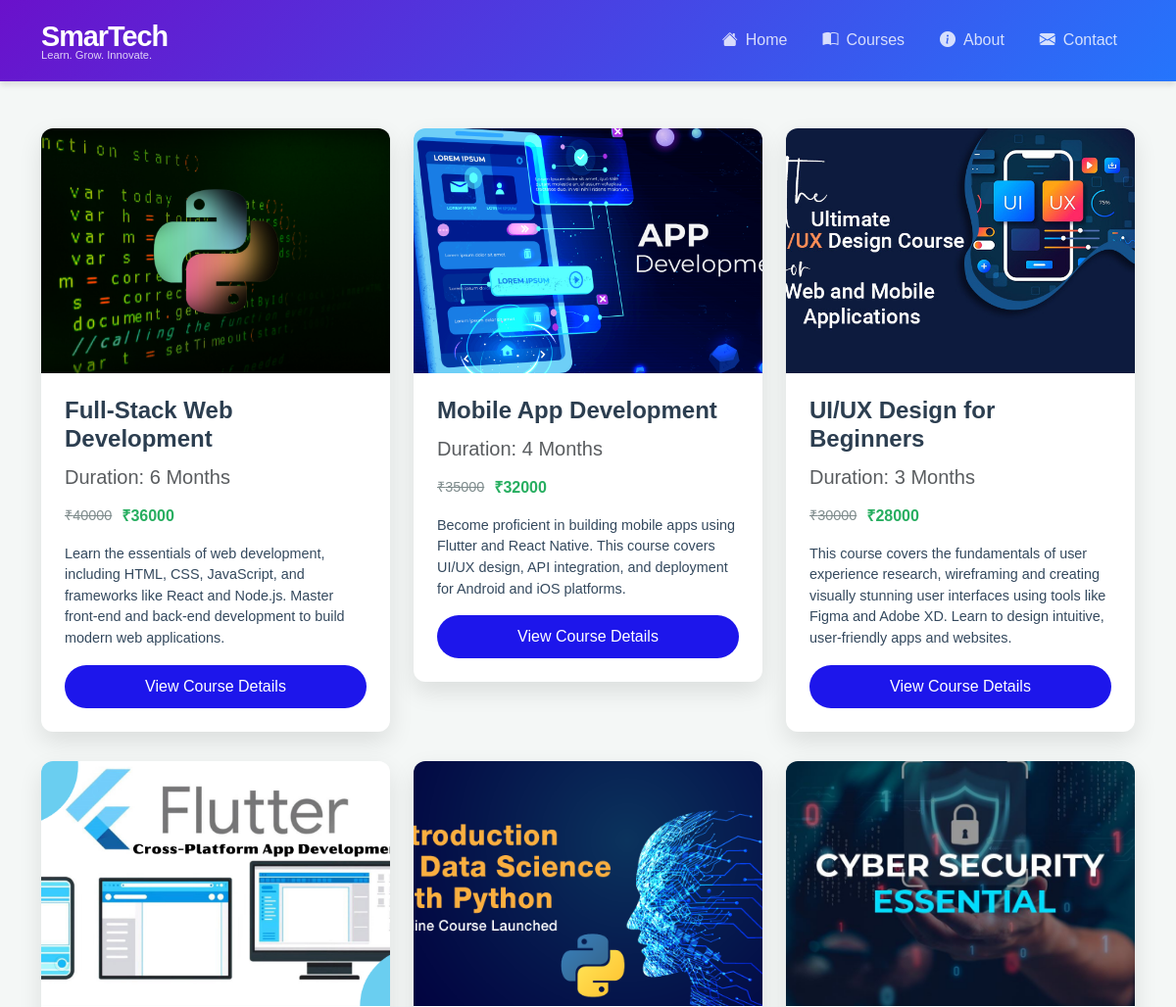
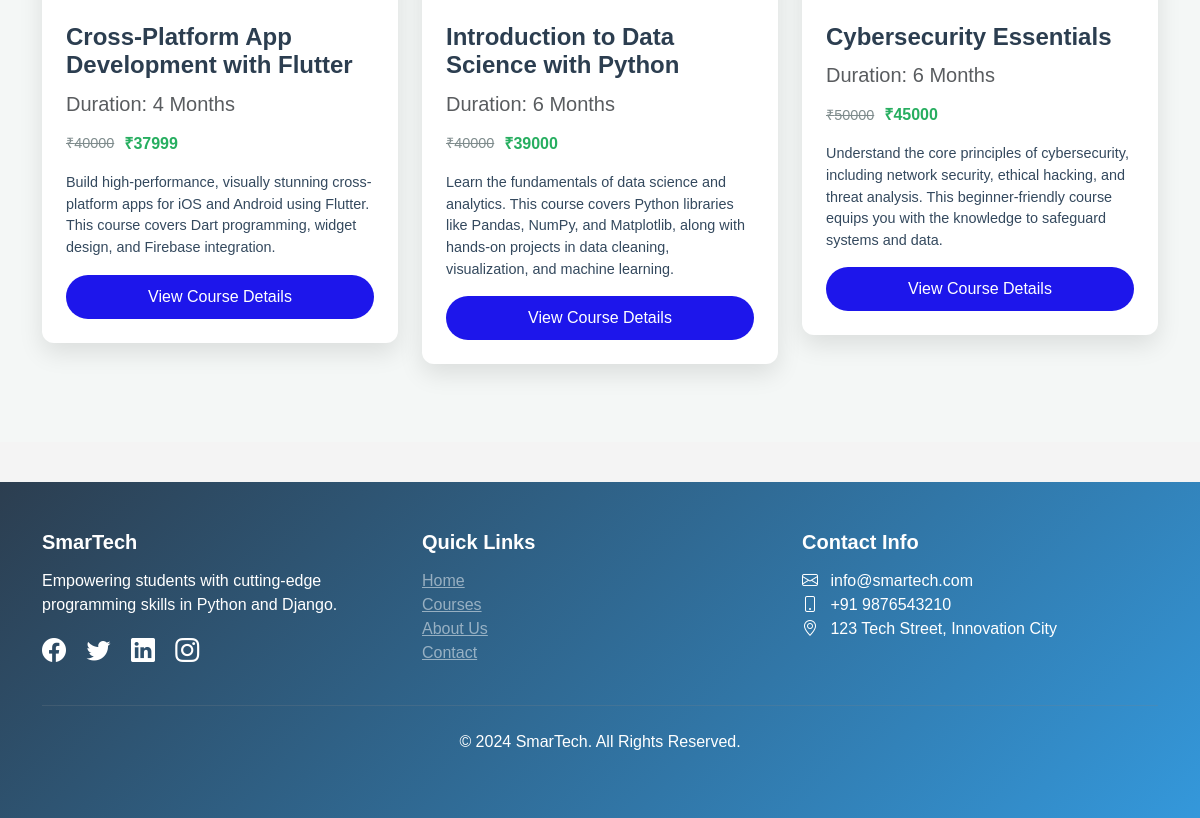
Screenshot of /courses with the database file from the repository (2 pictures, top to bottom).
### app/models.py (models this page shows)
class course(models.Model):
    c_id=models.CharField(max_length=20)
    C_name=models.CharField(max_length=100)
    dis=models.TextField()
    duration=models.IntegerField()
    course_fee=models.IntegerField()
    offer_price=models.IntegerField()
    img=models.FileField()

### app/views.py (the view)
# urls.py: path('courses',views.courses),
def courses(req):
    data=course.objects.all()
    return render (req,'course.html',{'courses':data})

### templates/course.html (shortened to what this page needs)
<!DOCTYPE html>
<html lang="en">
<head>
    <link href="https://cdn.jsdelivr.net/npm/bootstrap@5.3.3/dist/css/bootstrap.min.css" rel="stylesheet">
    <link href="https://cdnjs.cloudflare.com/ajax/libs/bootstrap/5.3.0/css/bootstrap.min.css" rel="stylesheet">
    <link href="https://cdn.jsdelivr.net/npm/bootstrap-icons@1.10.0/font/bootstrap-icons.css" rel="stylesheet">
    {% load static %}
    <link rel="stylesheet" href="{% static 'css/home.css' %}">
    <link rel="stylesheet" href="{% static 'css/courses.css' %}">
</head>
<body>
   <nav class="navbar navbar-expand-lg navbar-dark custom-navbar">
    <div class="container">
        <a class="navbar-brand logo" href="">
            <span class="logo-text">SmarTech</span>
            <span class="logo-subtext">Learn. Grow. Innovate.</span>
        </a>
        <div class="collapse navbar-collapse" id="navbarNav">
            <ul class="navbar-nav ms-auto nav-pills">
                <li class="nav-item">
                    <a class="nav-link nav-link-fancy" href="../">
                        <i class="bi bi-house-fill me-2"></i>Home
                    </a>
                </li>
                <li class="nav-item">
                    <a class="nav-link nav-link-fancy" href="courses">
                        <i class="bi bi-book-half me-2"></i>Courses
                    </a>
                </li>
                <li class="nav-item">
                    <a class="nav-link nav-link-fancy" href="../about">
                        <i class="bi bi-info-circle-fill me-2"></i>About
                    </a>
                </li>
                <li class="nav-item">
                    <a class="nav-link nav-link-fancy" href="../contact">
                        <i class="bi bi-envelope-fill me-2"></i>Contact
                    </a>
                </li>
            </ul>
        </div>
    </div>
</nav>
  <div class="section course-section" id="products">
    <div class="container">
        <div class="row">
            {% for crs in courses %}
            <div class="col-md-4">
                <div class="card course-card">
                    <img class="card-img-top" src="{{crs.img.url}}" alt="{{crs.C_name}} Course">
                    <div class="card-body">
                        <h4 class="card-title">{{crs.C_name}}</h4>
                        <h5 class="text-muted mb-3">Duration: {{crs.duration}} Months</h5>
                        <div class="pricing">
                            <span class="original-price">₹{{crs.course_fee}}</span>
                            <span class="offer-price">₹{{crs.offer_price}}</span>
                        </div>
                        <p class="card-text">{{crs.dis}}</p>
                        <a href="view_courses/{{crs.pk}}" class="btn view-course-btn">
                            View Course Details
                        </a>
                    </div>
                </div>
            </div>
            {% endfor %}
        </div>
    </div>
  </div>
    <footer class="footer-modern bg-dark text-white py-5">
        <div class="container">
            <div class="row">
                <div class="col-md-4">
                    <h5>SmarTech</h5>
                    <p>Empowering students with cutting-edge programming skills in Python and Django.</p>
                    <div class="social-icons">
                        <a href="#" class="text-white me-3"><i class="bi bi-facebook"></i></a>
                        <a href="#" class="text-white me-3"><i class="bi bi-twitter"></i></a>
                        <a href="#" class="text-white me-3"><i class="bi bi-linkedin"></i></a>
                        <a href="#" class="text-white"><i class="bi bi-instagram"></i></a>
                    </div>
                </div>
                <div class="col-md-4">
                    <h5>Quick Links</h5>
                    <ul class="list-unstyled">
                        <li><a href="#" class="text-white-50">Home</a></li>
                        <li><a href="#" class="text-white-50">Courses</a></li>
                        <li><a href="#" class="text-white-50">About Us</a></li>
                        <li><a href="#" class="text-white-50">Contact</a></li>
                    </ul>
                </div>
                <div class="col-md-4">
                    <h5>Contact Info</h5>
                    <p>
                        <i class="bi bi-envelope me-2"></i> info@smartech.com<br>
                        <i class="bi bi-phone me-2"></i> +91 9876543210<br>
                        <i class="bi bi-geo-alt me-2"></i> 123 Tech Street, Innovation City
                    </p>
                </div>
            </div>
            <hr class="my-4 bg-secondary">
            <div class="text-center">
                <p>&copy; 2024 SmarTech. All Rights Reserved.</p>
            </div>
        </div>
    </footer>
</body>
</html>

### static/css/home.css (style rules this page uses)
body { font-family: 'Arial', sans-serif; background-color: #f4f4f4; }
.custom-navbar { background: linear-gradient(135deg, #6a11cb 0%, #2575fc 100%); box-shadow: 0 4px 6px rgba(0,0,0,0.1); padding: 15px 0; }
.logo { display: flex; flex-direction: column; line-height: 1.2; }
.logo-text { font-size: 1.8rem; font-weight: 700; letter-spacing: -1px; }
.logo-subtext { font-size: 0.7rem; opacity: 0.8; margin-top: -5px; }
.nav-link-fancy { position: relative; transition: all 0.3s ease; color: rgba(255,255,255,0.8); margin: 0 10px; padding: 10px 15px; border-radius: 25px; }
.nav-link-fancy i { margin-right: 8px; }
.course-card { border: none; border-radius: 15px; overflow: hidden; box-shadow: 0 10px 25px rgba(0,0,0,0.1); transition: all 0.3s ease; }
.card-body { padding: 20px; }
.footer-modern { background: linear-gradient(135deg, #2c3e50 0%, #3498db 100%); margin-top: 40px; }
.footer-modern h5 { font-weight: bold; margin-bottom: 15px; color: #fff; }
.footer-modern .social-icons a { font-size: 1.5rem; transition: color 0.3s ease; }
.footer-modern ul li a { transition: color 0.3s ease; }
.footer-modern hr { border-color: rgba(255,255,255,0.1); }

### static/css/courses.css (style rules this page uses)
.course-section { background-color: #f4f7f6; padding: 3rem 0; }
.course-card { border: none; border-radius: 12px; box-shadow: 0 10px 25px rgba(0,0,0,0.1); margin-bottom: 30px; transition: all 0.3s ease; overflow: hidden; }
.course-card .card-img-top { height: 250px; object-fit: cover; transition: transform 0.3s ease; }
.course-card .card-body { padding: 1.5rem; }
.course-card .card-title { color: #2c3e50; font-weight: 700; margin-bottom: 0.75rem; }
.course-card .pricing { display: flex; align-items: center; margin-bottom: 1rem; }
.course-card .original-price { color: #7f8c8d; text-decoration: line-through; margin-right: 10px; font-size: 0.9rem; }
.course-card .offer-price { color: #27ae60; font-weight: bold; }
.course-card .card-text { color: #34495e; font-size: 0.9rem; }
.course-card .view-course-btn { background-color: #1d16eb; color: white; border: none; padding: 10px 20px; border-radius: 25px; transition: all 0.3s ease; width: 100%; }

### rows the page displays
course: img (picture), C_name "Full-Stack Web Development", duration "6", course_fee "40000", offer_price "36000", dis "Learn the essentials of web development, including HTML, CSS, JavaScript, and frameworks like React and Node.js. Master front-end and back-end development to build modern web applications."
course: img (picture), C_name "Mobile App Development", duration "4", course_fee "35000", offer_price "32000", dis "Become proficient in building mobile apps using Flutter and React Native. This course covers UI/UX design, API integration, and deployment for Android and iOS platforms."
course: img (picture), C_name "UI/UX Design for Beginners", duration "3", course_fee "30000", offer_price "28000", dis "This course covers the fundamentals of user experience research, wireframing and creating visually stunning user interfaces using tools like Figma and Adobe XD. Learn to design intuitive, user-friendly apps and websites."
course: img (picture), C_name "Cross-Platform App Development with Flutter", duration "4", course_fee "40000", offer_price "37999", dis "Build high-performance, visually stunning cross-platform apps for iOS and Android using Flutter. This course covers Dart programming, widget design, and Firebase integration."
course: img (picture), C_name "Introduction to Data Science with Python", duration "6", course_fee "40000", offer_price "39000", dis "Learn the fundamentals of data science and analytics. This course covers Python libraries like Pandas, NumPy, and Matplotlib, along with hands-on projects in data cleaning, visualization, and machine learning."
course: img (picture), C_name "Cybersecurity Essentials", duration "6", course_fee "50000", offer_price "45000", dis "Understand the core principles of cybersecurity, including network security, ethical hacking, and threat analysis. This beginner-friendly course equips you with the knowledge to safeguard systems and data."
